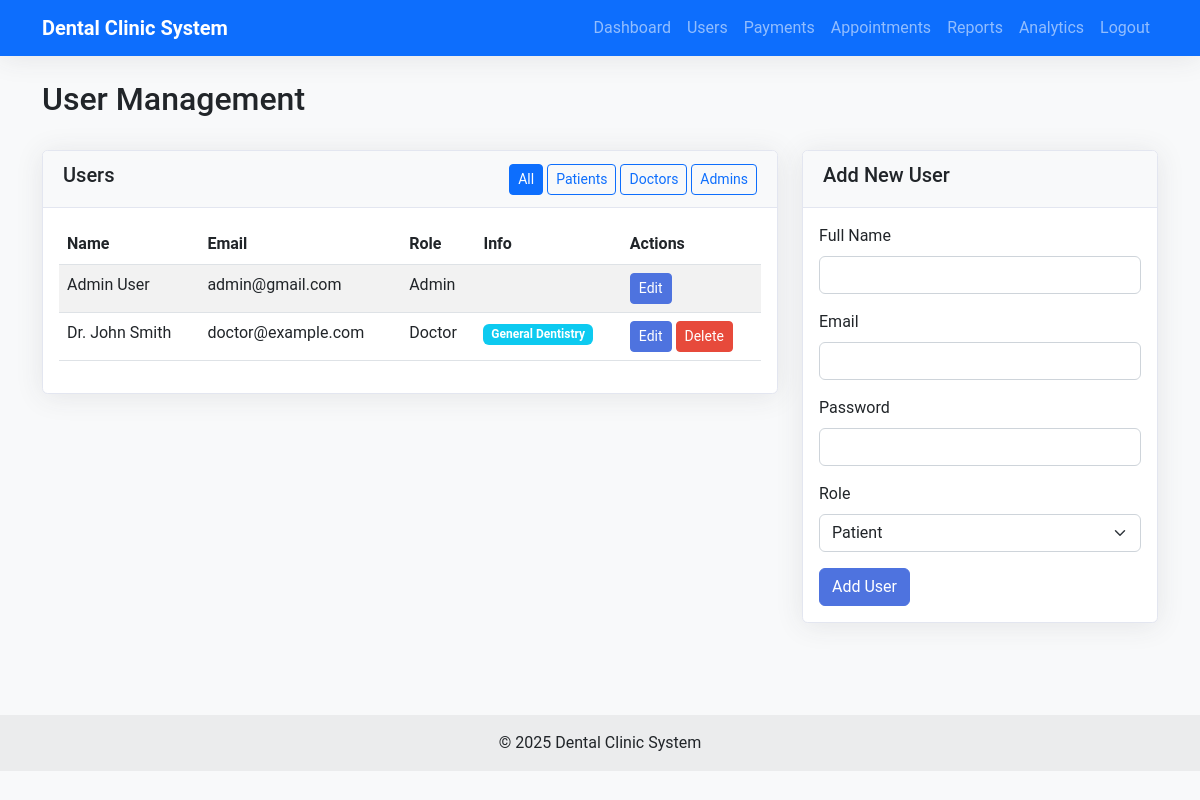
/admin/user_management.php (signed in), run on the app's committed database.
### tables this page shows
CREATE TABLE users (
    id INT(11) AUTO_INCREMENT PRIMARY KEY,
    name VARCHAR(100) NOT NULL,
    email VARCHAR(100) NOT NULL UNIQUE,
    password VARCHAR(255) NOT NULL,
    role ENUM('patient', 'doctor', 'admin') NOT NULL DEFAULT 'patient',
    specialization VARCHAR(100) NULL,
    phone VARCHAR(20) NULL,
    address TEXT NULL,
    date_of_birth DATE NULL,
    gender ENUM('male', 'female', 'other') NULL,
    profile_picture VARCHAR(255) NULL,
    created_at TIMESTAMP DEFAULT CURRENT_TIMESTAMP,
    updated_at TIMESTAMP DEFAULT CURRENT_TIMESTAMP ON UPDATE CURRENT_TIMESTAMP,
    INDEX idx_role (role),
    INDEX idx_email (email)
);

### includes/functions.php (called while the page is built, shortened)
<?php
function is_logged_in() {
    if(isset($_SESSION['user_id'])) {
        return true;
    }
    return false;
}
?>

### admin/user_management.php (the view, shortened to what this page needs)
<?php
include_once('../includes/header.php');
$role_filter = isset($_GET['role']) ? sanitize_input($_GET['role']) : '';
$users_sql = "SELECT * FROM users";
$users_sql .= " ORDER BY name";
if ($role_filter) {
    $users_stmt = $conn->prepare($users_sql);
    $users_stmt->bind_param("s", $role_filter);
    $users_stmt->execute();
    $users = $users_stmt->get_result();
} else {
    $users = $conn->query($users_sql);
}
?>
<div class="row">
    <div class="col-md-12">
        <h2>User Management</h2>
    </div>
</div>
<div class="row mt-4">
    <div class="col-md-8">
        <div class="card">
            <div class="card-header d-flex justify-content-between align-items-center">
                <h5>Users <?php echo $role_filter ? '(' . ucfirst($role_filter) . 's)' : ''; ?></h5>
                <div>
                    <a href="user_management.php" class="btn btn-sm btn-outline-primary <?php echo !$role_filter ? 'active' : ''; ?>">All</a>
                    <a href="user_management.php?role=patient" class="btn btn-sm btn-outline-primary <?php echo $role_filter == 'patient' ? 'active' : ''; ?>">Patients</a>
                    <a href="user_management.php?role=doctor" class="btn btn-sm btn-outline-primary <?php echo $role_filter == 'doctor' ? 'active' : ''; ?>">Doctors</a>
                    <a href="user_management.php?role=admin" class="btn btn-sm btn-outline-primary <?php echo $role_filter == 'admin' ? 'active' : ''; ?>">Admins</a>
                </div>
            </div>
            <div class="card-body">
                <div class="table-responsive">
                    <table class="table table-striped">
                        <thead>
                            <tr>
                                <th>Name</th>
                                <th>Email</th>
                                <th>Role</th>
                                <th>Info</th>
                                <th>Actions</th>
                            </tr>
                        </thead>
                        <tbody>
                            <?php if($users->num_rows > 0): ?>
                                <?php while($user = $users->fetch_assoc()): ?>
                                    <tr>
                                        <td><?php echo htmlspecialchars($user['name']); ?></td>
                                        <td><?php echo htmlspecialchars($user['email']); ?></td>
                                        <td><?php echo ucfirst(htmlspecialchars($user['role'])); ?></td>
                                        <td>
                                            <?php if($user['role'] == 'doctor' && !empty($user['specialization'])): ?>
                                                <span class="badge bg-info"><?php echo htmlspecialchars($user['specialization']); ?></span>
                                            <?php endif; ?>
                                        </td>
                                        <td>
                                            <a href="edit_user.php?id=<?php echo $user['id']; ?>" class="btn btn-sm btn-primary">Edit</a>
                                            <?php if($user['id'] != $_SESSION['user_id']): ?>
                                                <a href="user_management.php?delete=<?php echo $user['id']; ?>"
                                                   class="btn btn-sm btn-danger"
                                                   onclick="return confirm('Are you sure you want to delete this user?')">Delete</a>
                                            <?php endif; ?>
                                        </td>
                                    </tr>
                                <?php endwhile; ?>
                            <?php else: ?>
                                <tr>
                                    <td colspan="5" class="text-center">No users found</td>
                                </tr>
                            <?php endif; ?>
                        </tbody>
                    </table>
                </div>
            </div>
        </div>
    </div>
    <div class="col-md-4">
        <div class="card">
            <div class="card-header">
                <h5>Add New User</h5>
            </div>
            <div class="card-body">
                <form method="post" action="">
                    <div class="mb-3">
                        <label for="name" class="form-label">Full Name</label>
                        <input type="text" class="form-control" id="name" name="name" required>
                    </div>
                    <div class="mb-3">
                        <label for="email" class="form-label">Email</label>
                        <input type="email" class="form-control" id="email" name="email" required>
                    </div>
                    <div class="mb-3">
                        <label for="password" class="form-label">Password</label>
                        <input type="password" class="form-control" id="password" name="password" required>
                    </div>
                    <div class="mb-3">
                        <label for="role" class="form-label">Role</label>
                        <select class="form-select" id="role" name="role" required onchange="toggleSpecialization()">
                            <option value="patient">Patient</option>
                        </select>
                    </div>
                    <button type="submit" name="add_user" class="btn btn-primary">Add User</button>
                </form>
            </div>
        </div>
    </div>
</div>
<?php include_once('../includes/footer.php'); ?>

### includes/header.php (shortened to what this page needs)
<?php
require_once(__DIR__ . '/functions.php');
?>
<!DOCTYPE html>
<html lang="en">
<head>
    <link rel="stylesheet" href="https://cdn.jsdelivr.net/npm/bootstrap@5.2.3/dist/css/bootstrap.min.css">
    <link rel="stylesheet" href="<?php echo BASE_URL; ?>/assets/css/style.css">
</head>
<body>
    <nav class="navbar navbar-expand-lg navbar-dark bg-primary">
        <div class="container">
            <a class="navbar-brand" href="<?php echo BASE_URL; ?>/index.php">Dental Clinic System</a>
            <div class="collapse navbar-collapse" id="navbarNav">
                <ul class="navbar-nav ms-auto">
                    <?php if(!is_logged_in()): ?>
                        <li class="nav-item">
                            <a class="nav-link" href="<?php echo BASE_URL; ?>/auth/login.php">Login</a>
                        </li>
                        <li class="nav-item">
                            <a class="nav-link" href="<?php echo BASE_URL; ?>/auth/register.php">Register</a>
                        </li>
                    <?php else: ?>
                        <?php if(isset($_SESSION['role']) && $_SESSION['role'] === 'patient'): ?>
                            <li class="nav-item">
                                <a class="nav-link" href="<?php echo BASE_URL; ?>/patient/dashboard.php">Dashboard</a>
                            </li>
                            <li class="nav-item">
                                <a class="nav-link" href="<?php echo BASE_URL; ?>/patient/appointments.php">Appointments</a>
                            </li>
                            <li class="nav-item">
                                <a class="nav-link" href="<?php echo BASE_URL; ?>/patient/medical_history.php">Medical History</a>
                            </li>
                            <li class="nav-item">
                                <a class="nav-link" href="<?php echo BASE_URL; ?>/patient/payments.php">Payments</a>
                            </li>
                        <?php elseif(isset($_SESSION['role']) && $_SESSION['role'] === 'admin'): ?>
                            <li class="nav-item">
                                <a class="nav-link" href="<?php echo BASE_URL; ?>/admin/dashboard.php">Dashboard</a>
                            </li>
                            <li class="nav-item">
                                <a class="nav-link" href="<?php echo BASE_URL; ?>/admin/user_management.php">Users</a>
                            </li>
                            <li class="nav-item">
                                <a class="nav-link" href="<?php echo BASE_URL; ?>/admin/payment_verification.php">Payments</a>
                            </li>
                            <li class="nav-item">
                                <a class="nav-link" href="<?php echo BASE_URL; ?>/admin/appointment_management.php">Appointments</a>
                            </li>
                            <li class="nav-item">
                                <a class="nav-link" href="<?php echo BASE_URL; ?>/admin/financial_reports.php">Reports</a>
                            </li>
                            <li class="nav-item">
                                <a class="nav-link" href="<?php echo BASE_URL; ?>/admin/analytics.php">Analytics</a>
                            </li>
                        <?php endif; ?>
                        <li class="nav-item">
                            <a class="nav-link" href="<?php echo BASE_URL; ?>/auth/logout.php">Logout</a>
                        </li>
                    <?php endif; ?>
                </ul>
            </div>
        </div>
    </nav>
    <div class="container mt-4">

### includes/footer.php (shortened to what this page needs)
    </div>
    <footer class="bg-light text-center text-lg-start mt-5">
        <div class="text-center p-3" style="background-color: rgba(0, 0, 0, 0.05);">
            © <?php echo date("Y"); ?> Dental Clinic System
        </div>
    </footer>
</body>
</html>

### assets/css/style.css (style rules this page uses)
body { background-color: #f8f9fa; font-family: 'Roboto', sans-serif; }
.card { box-shadow: 0 0.15rem 1.75rem 0 rgba(58, 59, 69, 0.1); border: 1px solid #e3e6f0; border-radius: 0.35rem; margin-bottom: 1.5rem; }
.card-header { background-color: #f8f9fa; border-bottom: 1px solid #e3e6f0; padding: 0.75rem 1.25rem; }
.navbar { box-shadow: 0 0.15rem 1.75rem 0 rgba(58, 59, 69, 0.1); }
.navbar .navbar-brand { font-weight: 700; }
.btn-primary { background-color: #4e73df; border-color: #4e73df; }
.btn-danger { background-color: #e74a3b; border-color: #e74a3b; }
footer { margin-top: 50px; padding: 20px 0; }

### data on the page
users: name "Admin User", email "admin@gmail.com", role "Admin"
users: name "Dr. John Smith", email "doctor@example.com", role "Doctor", specialization "General Dentistry"
